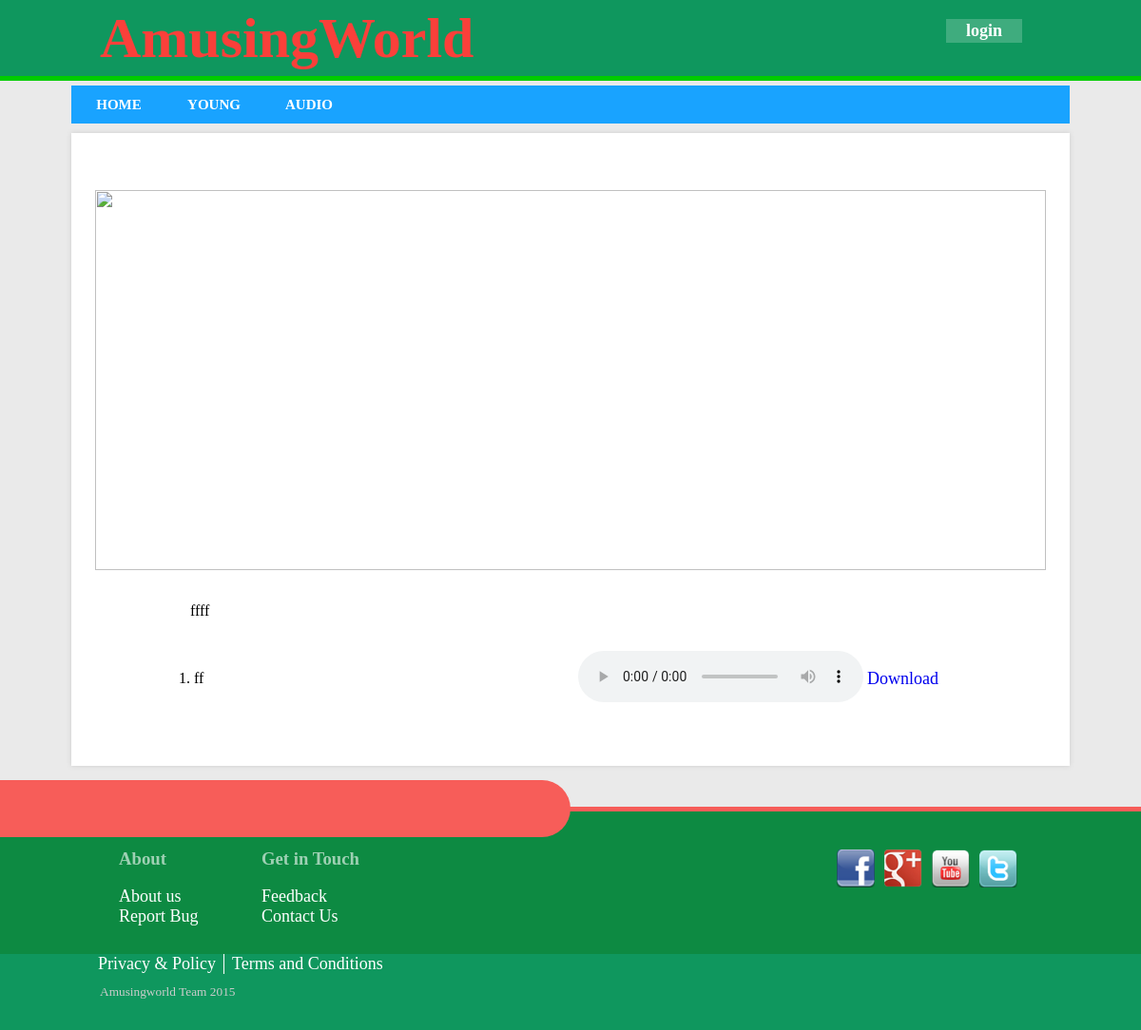
Screenshot of /index.php?page=young-audio-play&gp-no=9 with the database file from the repository.
### tables this page shows
CREATE TABLE IF NOT EXISTS `page_data` (
  `sl_no` int(11) NOT NULL AUTO_INCREMENT,
  `title` varchar(50) NOT NULL,
  `page_name` varchar(200) NOT NULL,
  `css` varchar(200) NOT NULL,
  `js` varchar(200) NOT NULL,
  `button_name` varchar(20) NOT NULL,
  `button_url` varchar(100) NOT NULL,
  PRIMARY KEY (`sl_no`)
);

### young/audio/young-audio-play.php (the view, shortened to what this page needs)
<div class="img">
<img src="./data/young/audio/image/<?php echo $_GET['gp-no'];  ?>.jpg" width="1000" height="400" />
</div>
<div class="des" align="left">
<?php
$q=mysqli_query($db,"SELECT * FROM `young-audio` WHERE group_no = '".$_GET['gp-no']."'");
$sql = mysqli_fetch_array($q);
echo $sql['description'];
 ?>
</div>
<div class="music">
<?php
$i=0;
$q=mysqli_query($db,"SELECT * FROM `young-audio` WHERE group_no = '".$_GET['gp-no']."'");
while($sql = mysqli_fetch_array($q))
{
	$i += 1;
?>
<table border="0">
  <tr>
    <td width="10px;"><?php echo $i."."; ?></td>
    <td width="400px;"><?php echo $sql['name']; ?></td>
    <td width="300px"><audio src="./data/young/audio/<?php echo $sql['code'] ?>.mp3" controls="controls">
</audio></td>
    <td width="100px;"><a href="./data/young/audio/<?php echo $sql['code'] ?>.mp3">Download</a></td>
  </tr>
</table>
<?php
}
?>
</div>

### common/php/header.php (shortened to what this page needs)
<div class="header">
            <div class="logo-bar">
            <center>
            <div class="header-center">
				<a href="index.php?page=home">
					<div class="logo" align="left">
					</div>
                   </a>
                    <?php
					if(($_GET['page']!='home')&&($_GET['page']!='login'))
					{
					if(isset($_SESSION['user']))
					echo '<a href="logout.php"><div class="login-logout-btn">logout</div></a>';
					else
					{
                   echo '<a href="index.php?page=login"><div class="login-logout-btn">login</div></a>';
					}
					}
					?>
				</div>
			</center>
		</div>
		<div class="menu-divider">
		</div>
		<center>
				<div class="menu-bar">
					<a href="index.php?page=home">
                    	<div class="btn">
							HOME
						</div>
					</a>
<?php
$query=mysqli_query($db,"SELECT `button_name`,`button_url` FROM `page_data` WHERE page_name = '".$_GET['page']."'");
while($sql=mysqli_fetch_array($query))
if($sql['button_name']!='')
echo '<a href="'.$sql['button_url'].'"><div class="btn">'.$sql['button_name'].'</div></a>';
?>
				</div>
		</center>
 </div>

### common/css/header.css (style rules this page uses)
.header { min-width:1050px; height:140px; }
.header-center { width:1050px; height:80px; }
.logo-bar { min-width:1050px; height:80px; background-color:#0F975E; }
.logo { font-size:60px; font-weight:bold; color:#FA403A; line-height:80px; font-family:"Monotype Corsiva"; height:80px; width:400px; float:left; margin-left:30px; }
.menu-divider { height:5px; min-width:1050px; background-color:#0C0; }
.menu-bar { margin-top:5px; height:40px; background-color:#19A3FF; width:1050px; }
.btn { height:40px; float:left; width:100px; color:#FFFFFF; font-weight:bold; font-size:15px; line-height:40px; }
.header a { text-decoration:none; }
.login-logout-btn { float:right; height:25px; margin-top:20px; width:80px; color:#FFF; line-height:25px; font-weight:bold; background-color:rgba(255,255,255,.2); margin-right:50px; }

### common/css/bdy.css (style rules this page uses)
body a { text-decoration: none; font-size: 18px; }
body { margin:0px; background-color:rgba(204,204,204,.4); }

### young/audio/young-audio-play.php (style rules this page uses)
.img { margin-top:50px; }
.des { margin-top:30px; margin-bottom:30px; width:800px; }
.music { margin-bottom:50px; }

### rows the page displays
page_data: button_name "YOUNG"
page_data: button_name "AUDIO"
young-audio: description "ffff", name "ff"
